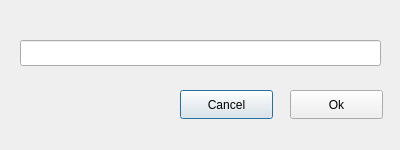
<?xml version="1.0" encoding="UTF-8"?>
<ui version="4.0">
 <class>LoginDialog</class>
 <widget class="QDialog" name="LoginDialog">
  <property name="geometry">
   <rect>
    <x>0</x>
    <y>0</y>
    <width>400</width>
    <height>150</height>
   </rect>
  </property>
  <property name="windowTitle">
   <string>Dialog</string>
  </property>
  <widget class="QPushButton" name="pushButton_cancel">
   <property name="geometry">
    <rect>
     <x>180</x>
     <y>90</y>
     <width>93</width>
     <height>29</height>
    </rect>
   </property>
   <property name="text">
    <string>Cancel</string>
   </property>
  </widget>
  <widget class="QPushButton" name="pushButton_ok">
   <property name="geometry">
    <rect>
     <x>290</x>
     <y>90</y>
     <width>93</width>
     <height>29</height>
    </rect>
   </property>
   <property name="text">
    <string>Ok</string>
   </property>
  </widget>
  <widget class="QLineEdit" name="lineEdit_password">
   <property name="geometry">
    <rect>
     <x>20</x>
     <y>40</y>
     <width>361</width>
     <height>26</height>
    </rect>
   </property>
   <property name="echoMode">
    <enum>QLineEdit::Password</enum>
   </property>
  </widget>
 </widget>
 <resources/>
 <connections/>
</ui>
